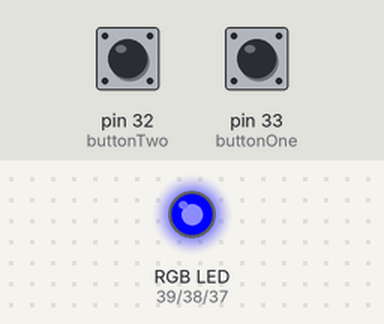
Simulated run of this sketch. Board: Arduino Mega 2560, built with avr-gcc and run on an emulated ATmega2560. On the bench: an RGB LED mixed from three pins (HIGH = lit). The test bench sets the inputs (shaded band); at power-on: pin 32 (buttonTwo) HIGH, pin 33 (buttonOne) HIGH.

Above: at 1.2 s.
1.3 s: pin 32 (buttonTwo) pulled LOW for 1 s
At 3.3 s:
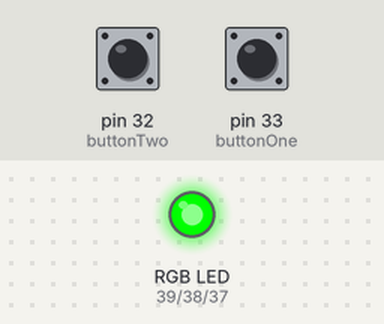
4.0 s: pin 33 (buttonOne) pulled LOW for 3.2 s
At 8.1 s:
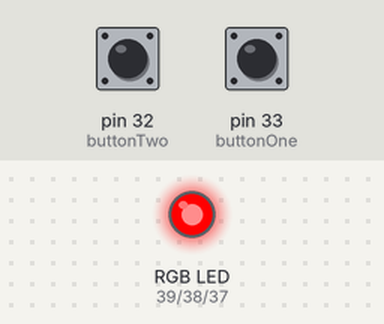
8.7 s: pin 33 (buttonOne) pulled LOW for 0.15 s
At 9.4 s:
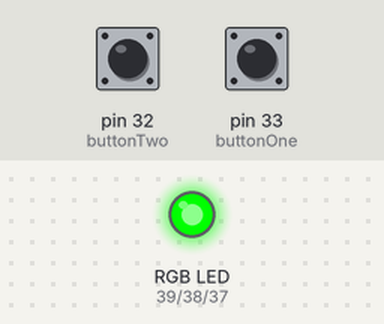
10.5 s: pin 33 (buttonOne) pulled LOW for 1 s
At 12.7 s:
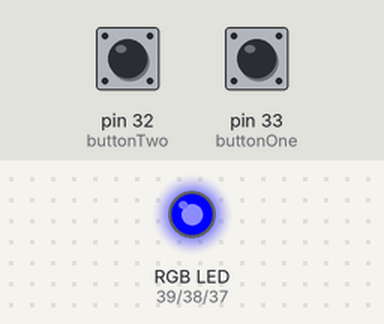
Timing chart, 0 to 14.2 s (numbered marks = the images above; inputs shaded):
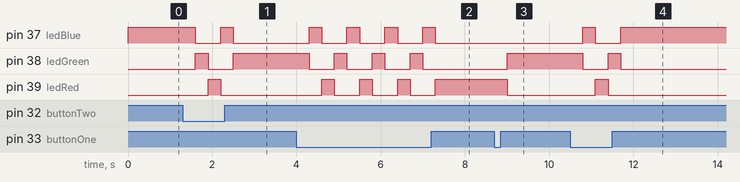

The sketch:

button_toggle_led.ino
```cpp
/*
  Buttons & LEDs

  Pressing S1 (pin 33) toggles the RGB LED colors in ascending order.
  Pressing S2 (pin 32) toggles the RGB LED colors in descending order.
*/

// constants won't change. They're used here to set pin numbers:
const int buttonOne = 33;
const int buttonTwo = 32;
const int ledBlue =  37;
const int ledGreen = 38;
const int ledRed = 39;
const int ledRGB = 3;           // number of colors of the RGB LED

// variables will change:
int buttonOneState = 0;         // variable for reading the pushbutton #1 status
int buttonTwoState = 0;         // variable for reading the pushbutton #2 status
int currentRGB = 2;             // the sequence is {Red, Green, Blue} = {0, 1, 2};

void setup() {
  // initialize the LED pins as output:
  pinMode(ledBlue, OUTPUT);
  pinMode(ledGreen, OUTPUT);
  pinMode(ledRed, OUTPUT);

  // initialize the pushbutton pin as an input:
  pinMode(buttonOne, INPUT_PULLUP);
  pinMode(buttonTwo, INPUT_PULLUP);
}

/*
   Toggles the color sequence RGB
*/
void toggleLED() {
     switch(currentRGB) {
          case 0:
               digitalWrite(ledRed, HIGH);
               digitalWrite(ledGreen, LOW);
               digitalWrite(ledBlue, LOW);
               break;
          case 1:
               digitalWrite(ledRed, LOW);
               digitalWrite(ledGreen, HIGH);
               digitalWrite(ledBlue, LOW);
               break;
          case 2:
               digitalWrite(ledRed, LOW);
               digitalWrite(ledGreen, LOW);
               digitalWrite(ledBlue, HIGH);
     }
}

void loop(){
  /*
    Read the state of the buttons,
    it follows negative logic since
    it is configured as a pullup
  */
  buttonOneState = digitalRead(buttonOne);
  buttonTwoState = digitalRead(buttonTwo);

  /*
    Check if S1 is pressed and if so,
    increment to the next color.
  */
  if (buttonOneState == LOW) {
     currentRGB++;
     currentRGB %= ledRGB;
     delay(300);  // Add delay to debounce button press
  }

  /*
    Check if S2 is pressed and if so,
    decrement to the next color.
  */
  if (buttonTwoState == LOW) {
     currentRGB+= ledRGB;
     currentRGB--;
     currentRGB %= ledRGB;
     delay(300);  // Add delay to debounce button press
  }

  toggleLED();
}
```

Measured:
- after the input at 1.3 s, pin 37 (ledBlue): HIGH → LOW after 0.30 s, → HIGH 0.60 s later, → LOW 0.30 s later; pin 38 (ledGreen): LOW → HIGH after 0.30 s, → LOW 0.30 s later, → HIGH 0.60 s later; pin 39 (ledRed): LOW → HIGH after 0.60 s, → LOW 0.30 s later
- after the input at 4.0 s, pin 37 (ledBlue): alternates HIGH for 0.30 s and LOW for 0.60 s, 8 changes in all, then stays LOW, starting after 0.30 s; pin 38 (ledGreen): alternates HIGH for 0.30 s and LOW for 0.60 s, 7 changes in all, then stays LOW, starting after 0.30 s
- after the input at 8.7 s, pin 38 (ledGreen): LOW → HIGH after 0.30 s; pin 39 (ledRed): HIGH → LOW after 0.30 s
- after the input at 10.5 s, pin 37 (ledBlue): LOW → HIGH after 0.30 s, → LOW 0.30 s later, → HIGH 0.60 s later; pin 38 (ledGreen): HIGH → LOW after 0.30 s, → HIGH 0.60 s later, → LOW 0.30 s later; pin 39 (ledRed): LOW → HIGH after 0.60 s, → LOW 0.30 s later
